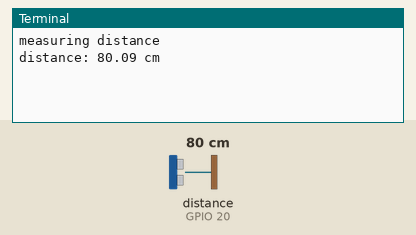
The program below on a simulated Raspberry Pi (BCM pin numbers). Parts: the last lines printed to the terminal. Inputs (shaded band) come from the test bench; at power-on: distance to the obstacle (sensor on GPIO 20) 80 cm. The echo pulse lasts 58.3 µs per cm; the clock reads 2024-03-15 10:24:30 at power-on unless the program sets it.

Above: at 1.2 s.
1.3 s: distance to the obstacle (sensor on GPIO 20) set to 5 cm
At 1.36 s:
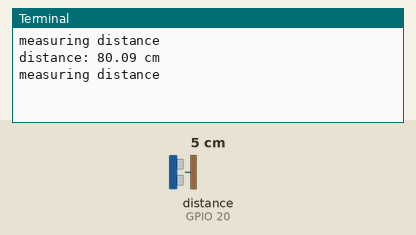
3.0 s: distance to the obstacle (sensor on GPIO 20) set to 2 cm
At 4.4 s:
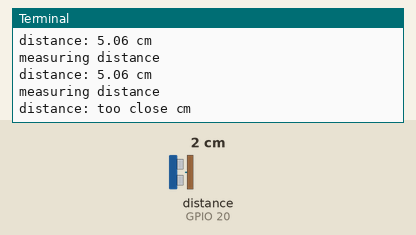

The program:

ultrasonic.py
```python
import RPi.GPIO as GPIO
import time

maxd=200; mind=4
TRIG=21;ECHO=20
GPIO.setmode(GPIO.BCM)

try:
    while True:
        print("measuring distance")
        GPIO.setup(TRIG,GPIO.OUT)
        GPIO.setup(ECHO,GPIO.IN)
        GPIO.output(TRIG,False)
        time.sleep(0.2)
        GPIO.output(TRIG,True)
        time.sleep(0.00001) #10us for wait
        GPIO.output(TRIG,False)

        while GPIO.input(ECHO)==0:
            pulse_start=time.time()
        while GPIO.input(ECHO)==1:
            pulse_end=time.time()
        pulse_duration=pulse_end-pulse_start

        distance=pulse_duration*17150
        distance=round(distance,2)

        if (distance<mind):
            distance="too close"
            #break
        elif (distance>maxd):
            distance="too far"

        print("distance:",distance,"cm")

        time.sleep(1)
except:
    GPIO.cleanup()
```

Measured:
- the behaviour switches between 4 and 3 cm on distance to the obstacle (sensor on GPIO 20) (found by bisection; images 1 and 2)
- after the input at 3.0 s, the terminal: prints a new line after 0.81 s (image 2)
